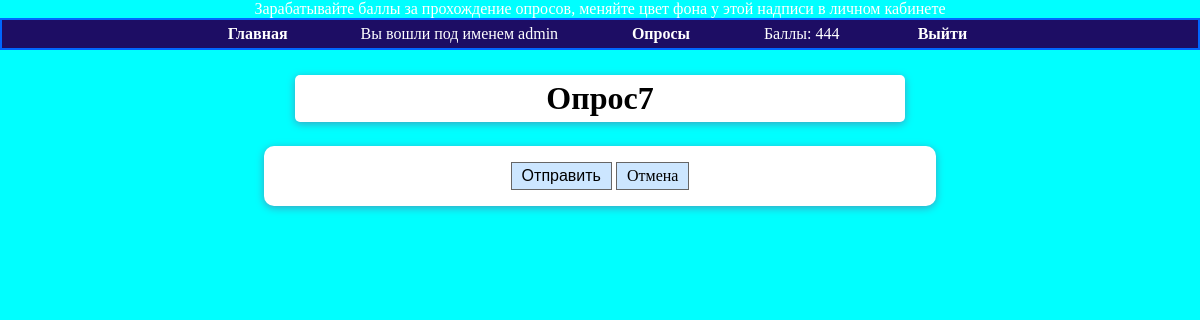
The app's page /questions/6/ (signed in), older data.
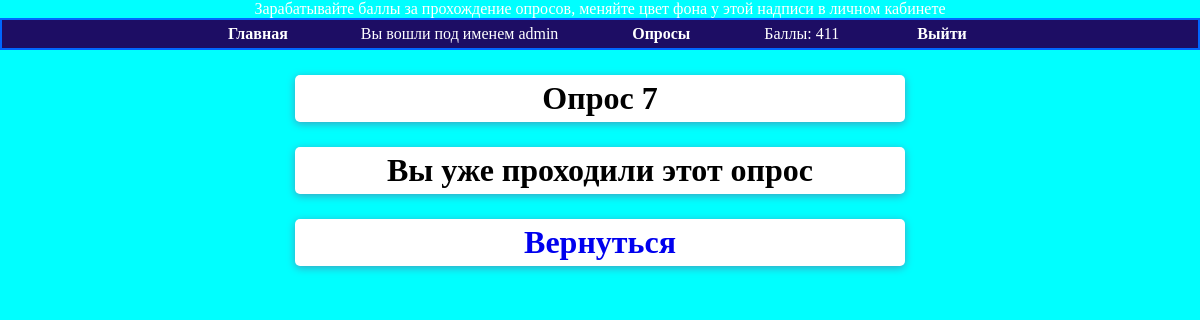
The same page, newer data.
### base/models.py (models this page shows, shortened)
class MyUser(AbstractBaseUser):
    login = models.CharField(
        verbose_name='Логин',
        max_length=20,
        unique=True,
        null=True,
    )
    chain = models.PositiveIntegerField(default=0, verbose_name='Валюта')
    user_color = models.ForeignKey(UserColor, on_delete=models.CASCADE, null=True, verbose_name='Цвет')
    count_of_tests = models.PositiveIntegerField(default=0, verbose_name='Количество пройденных тестов')
    is_active = models.BooleanField(default=True)
    is_admin = models.BooleanField(default=False)
    objects = MyUserManager()
    USERNAME_FIELD = 'login'
    class Meta:
        verbose_name = 'Пользователя'
        verbose_name_plural = 'Список пользователей'

### interview_app/models.py (models this page shows, shortened)
class Question(models.Model):
    owner = models.ForeignKey(User, on_delete=models.CASCADE, verbose_name='Создатель опроса', default='admin')
    text = models.TextField(verbose_name='Текст опроса')
    pub_date = models.DateTimeField(default=timezone.now, verbose_name='Дата публикации')
    active = models.BooleanField(default=True, verbose_name='Активно')
    answer = models.ManyToManyField(Answer)
    class Meta:
        verbose_name = 'Тесты'
        verbose_name_plural = 'Список тестов'
    def user_can_vote(self, user):
        user_votes = user.vote_set.all()
        qs = user_votes.filter(question=self)
        if qs.exists():  # если опрос не отвечен
            return False
        return True

### interview_app/views.py (the view)
# urls.py: path('<int:question_id>/', views.detail_question, name='detail_question'),
def detail_question(request, question_id: int):
    question = get_object_or_404(Question, id=question_id)
    user_can_vote = question.user_can_vote(request.user)  # определит, проходился ли опрос ранее
    if not question.active:  # Если опрос пройден, показать результат
        return render(request, 'interview_app/question_result.html', {'question': question})
    loop_count = question.answer.count()
    context = {
        'question': question,
        'user_can_vote': user_can_vote,
        'loop_time': range(0, loop_count),
    }
    return render(request, 'interview_app/question_detail.html', context)

### base/models.py (called while the page is built)
    def __str__(self):
        return self.color

### interview_app/templates/interview_app/question_detail.html (shortened to what this page needs)
{% extends 'base.html' %}
{% block content %}
    <div class="container">
        <h1>{{ question.text }}</h1>
        {% if not user_can_vote %}
            <h1>Вы уже проходили этот опрос</h1>
            <h1><a class="list" href="{% url 'list_questions' %}">Вернуться</a></h1>
        {% else %}
            <form action="{% url 'vote' question.id %}" method="POST">
                <input type="submit" value="Отправить">
                <a id="cancel" href="{% url 'list_questions' %}" role="button">Отмена</a>
            </form>
        {% endif %}
    </div>
{% endblock content %}

### templates/base.html (shortened to what this page needs)
{% load static %}
<!DOCTYPE html>
<html lang="en">
<head>
    <link rel="stylesheet" href=" {% static 'css/base.css' %}">
</head>
<body id="change-color">
<div id="change-color">
    <span id="change-color" class="text">Зарабатывайте баллы за прохождение опросов, меняйте цвет фона у этой надписи в личном кабинете</span><br>
    <ul id="navbar">
        {% if user.is_authenticated %}
            <li {% if section == "home" %}class="selected"{% endif %}>
                <a href="{% url "home" %}">Главная</a>
            </li>
            <li> Вы вошли под именем {{ request.user.login }}
            <li><a href="{% url 'list_questions' %}">Опросы</a></li>
            <li>Баллы: {{ user.chain }}</li>
            <li><a href="{% url 'logout' %}">Выйти</a></li>
        {% else %}
            <li><a href="{% url "login" %}">Войти</a></li>
            <li><a href="{% url 'signup' %}">Регистрация</a></li>
            <li><a href="{% url 'home' %}">Главная</a></li>
        {% endif %}
    </ul>
</div>
<div id="content">
    {% block content %}
    {% endblock %}
</div>
</body>
</html>

Row changes from the older to the newer data that the page shows:
changed MyUser "admin": chain "444" → "411"
changed Question: text "Опрос7" → "Опрос 7"
Text that changed along with them:
form field value: "Отправить" → (not shown)
text no longer shown: "Отмена"
text now shown: "Вы уже проходили этот опрос Вернуться"
